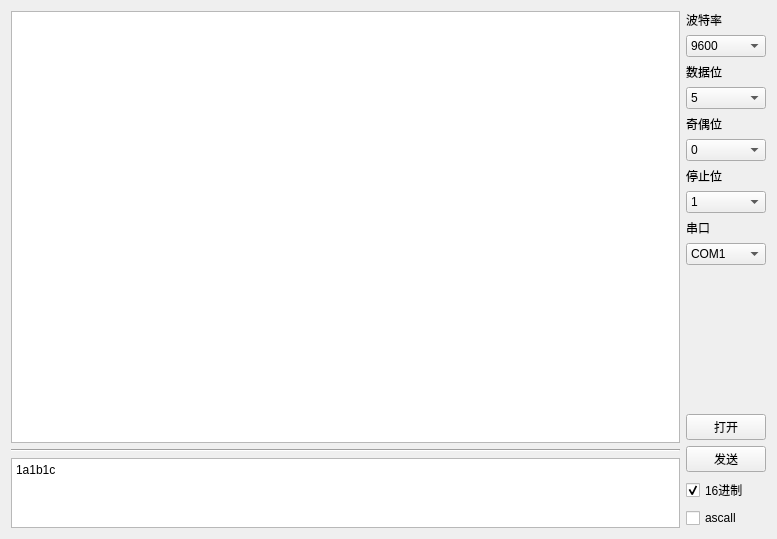
<?xml version="1.0" encoding="UTF-8"?>
<ui version="4.0">
 <class>Widget</class>
 <widget class="QWidget" name="Widget">
  <property name="geometry">
   <rect>
    <x>0</x>
    <y>0</y>
    <width>777</width>
    <height>539</height>
   </rect>
  </property>
  <property name="windowTitle">
   <string>Widget</string>
  </property>
  <layout class="QHBoxLayout" name="horizontalLayout">
   <item>
    <layout class="QVBoxLayout" name="verticalLayout" stretch="8,1,1">
     <item>
      <widget class="QPlainTextEdit" name="plainTextEdit"/>
     </item>
     <item>
      <widget class="Line" name="line">
       <property name="orientation">
        <enum>Qt::Horizontal</enum>
       </property>
      </widget>
     </item>
     <item>
      <widget class="QPlainTextEdit" name="plainTextEdit_2">
       <property name="plainText">
        <string>1a1b1c</string>
       </property>
      </widget>
     </item>
    </layout>
   </item>
   <item>
    <layout class="QVBoxLayout" name="verticalLayout_2">
     <item>
      <widget class="QLabel" name="label">
       <property name="text">
        <string>波特率</string>
       </property>
      </widget>
     </item>
     <item>
      <widget class="QComboBox" name="BaudRate">
       <item>
        <property name="text">
         <string>9600</string>
        </property>
       </item>
       <item>
        <property name="text">
         <string>19200</string>
        </property>
       </item>
       <item>
        <property name="text">
         <string>38400</string>
        </property>
       </item>
       <item>
        <property name="text">
         <string>57600</string>
        </property>
       </item>
       <item>
        <property name="text">
         <string>115200</string>
        </property>
       </item>
      </widget>
     </item>
     <item>
      <widget class="QLabel" name="label_2">
       <property name="text">
        <string>数据位</string>
       </property>
      </widget>
     </item>
     <item>
      <widget class="QComboBox" name="DataBit">
       <item>
        <property name="text">
         <string>5</string>
        </property>
       </item>
       <item>
        <property name="text">
         <string>6</string>
        </property>
       </item>
       <item>
        <property name="text">
         <string>7</string>
        </property>
       </item>
       <item>
        <property name="text">
         <string>8</string>
        </property>
       </item>
      </widget>
     </item>
     <item>
      <widget class="QLabel" name="label_3">
       <property name="text">
        <string>奇偶位</string>
       </property>
      </widget>
     </item>
     <item>
      <widget class="QComboBox" name="Parity">
       <item>
        <property name="text">
         <string>0</string>
        </property>
       </item>
       <item>
        <property name="text">
         <string>2</string>
        </property>
       </item>
       <item>
        <property name="text">
         <string>3</string>
        </property>
       </item>
       <item>
        <property name="text">
         <string>4</string>
        </property>
       </item>
       <item>
        <property name="text">
         <string>5</string>
        </property>
       </item>
      </widget>
     </item>
     <item>
      <widget class="QLabel" name="label_4">
       <property name="text">
        <string>停止位</string>
       </property>
      </widget>
     </item>
     <item>
      <widget class="QComboBox" name="StopBits">
       <item>
        <property name="text">
         <string>1</string>
        </property>
       </item>
       <item>
        <property name="text">
         <string>2</string>
        </property>
       </item>
       <item>
        <property name="text">
         <string>3</string>
        </property>
       </item>
      </widget>
     </item>
     <item>
      <widget class="QLabel" name="label_5">
       <property name="text">
        <string>串口</string>
       </property>
      </widget>
     </item>
     <item>
      <widget class="QComboBox" name="com">
       <item>
        <property name="text">
         <string>COM1</string>
        </property>
       </item>
       <item>
        <property name="text">
         <string>COM2</string>
        </property>
       </item>
       <item>
        <property name="text">
         <string>COM3</string>
        </property>
       </item>
      </widget>
     </item>
     <item>
      <spacer name="verticalSpacer">
       <property name="orientation">
        <enum>Qt::Vertical</enum>
       </property>
       <property name="sizeHint" stdset="0">
        <size>
         <width>20</width>
         <height>40</height>
        </size>
       </property>
      </spacer>
     </item>
     <item>
      <widget class="QPushButton" name="open">
       <property name="text">
        <string>打开</string>
       </property>
      </widget>
     </item>
     <item>
      <widget class="QPushButton" name="send">
       <property name="text">
        <string>发送</string>
       </property>
      </widget>
     </item>
     <item>
      <widget class="QCheckBox" name="Hex">
       <property name="enabled">
        <bool>true</bool>
       </property>
       <property name="text">
        <string>16进制</string>
       </property>
       <property name="checkable">
        <bool>true</bool>
       </property>
       <property name="checked">
        <bool>true</bool>
       </property>
       <property name="tristate">
        <bool>false</bool>
       </property>
      </widget>
     </item>
     <item>
      <widget class="QCheckBox" name="ascall">
       <property name="text">
        <string>ascall</string>
       </property>
      </widget>
     </item>
    </layout>
   </item>
  </layout>
 </widget>
 <resources/>
 <connections/>
</ui>
